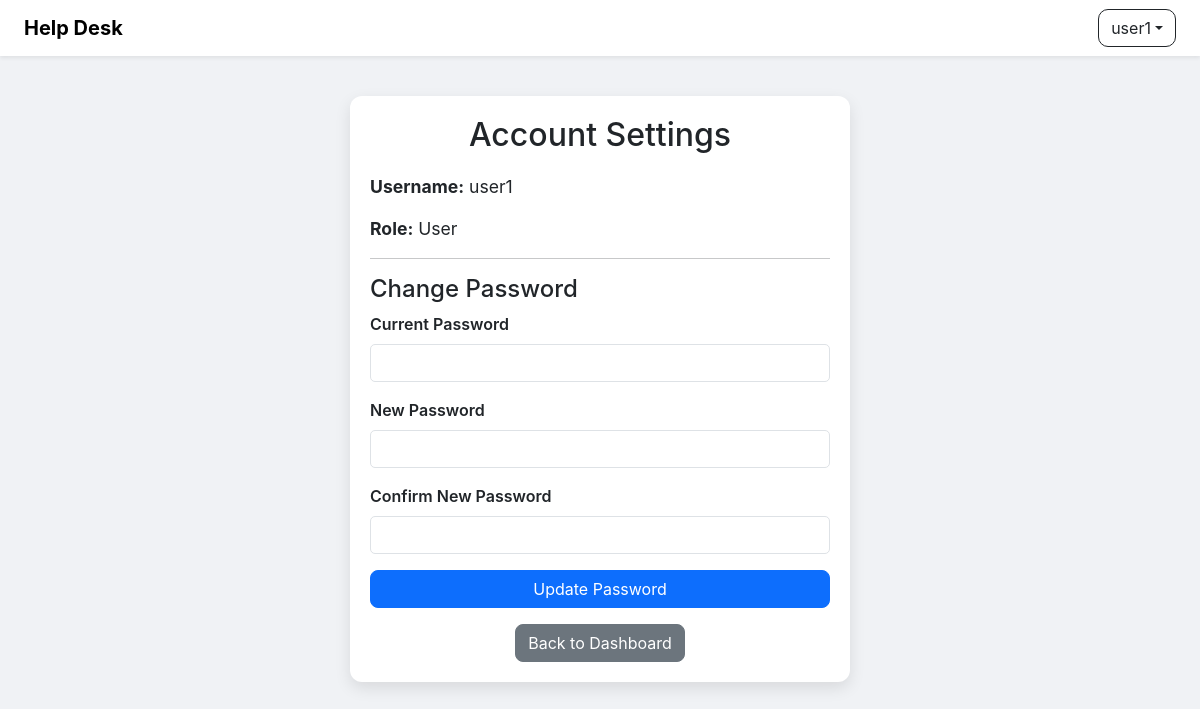
Before: /account_settings (signed in) with the older database file.
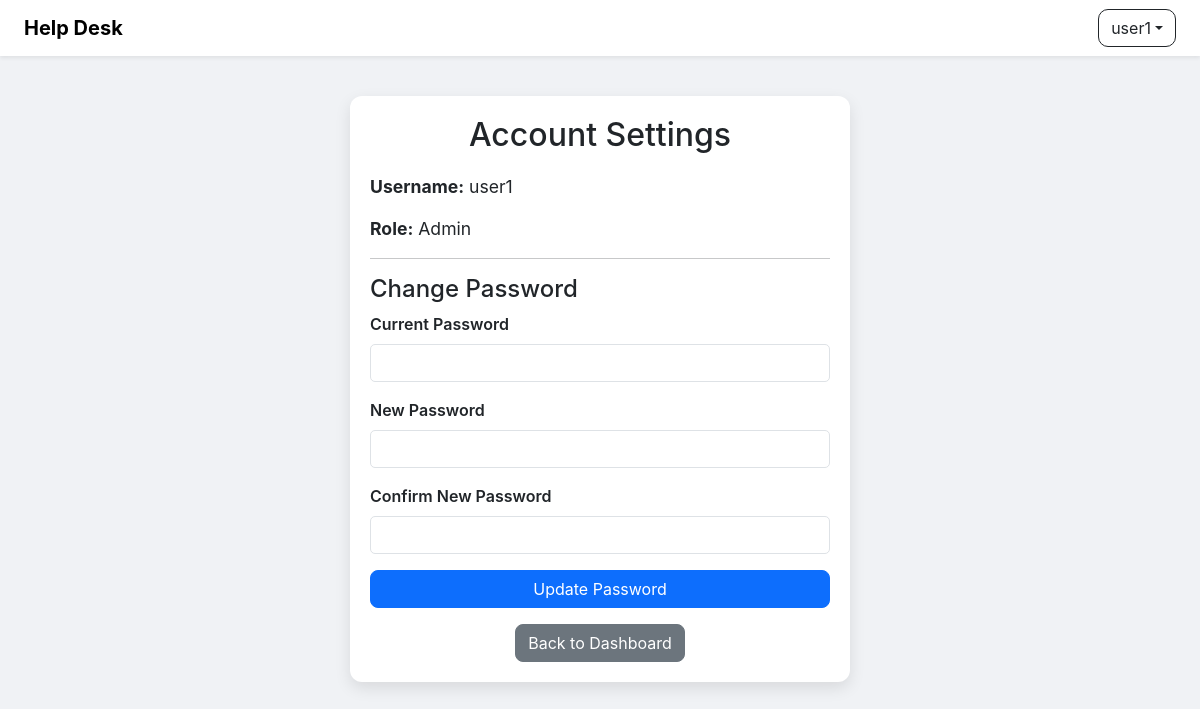
After: the same page with the newer database file.
### models.py (models this page shows, shortened)
class User(db.Model, UserMixin):
    id = db.Column(db.Integer, primary_key=True)
    username = db.Column(db.String(20), nullable=False, unique=True)
    password = db.Column(db.String(80), nullable=False)
    role = db.Column(db.String(20), default='user')
    is_deleted = db.Column(db.Boolean, default=False)
    def is_admin(self):
        return self.role == 'admin'

### app.py (the view, shortened to what this page needs)
@app.route('/account_settings', methods=['GET', 'POST'])
@login_required
def account_settings():
    form = ChangePasswordForm()
    return render_template("account_settings.html", form=form, user=current_user)

### app.py
class ChangePasswordForm(FlaskForm):
    current_password = PasswordField("Current Password", validators=[DataRequired()])
    new_password = PasswordField("New Password", validators=[DataRequired()])
    confirm_password = PasswordField("Confirm New Password", validators=[
        DataRequired(), EqualTo("new_password", message="Passwords must match")
    ])
    submit = SubmitField("Update Password")

### app.py (called while the page is built)
@login_manager.user_loader
def load_user(user_id):
    return db.session.get(User, int(user_id))

### templates/account_settings.html (shortened to what this page needs)
<!DOCTYPE html>
<html lang="en">
<head>
    <link rel="stylesheet" href="https://cdn.jsdelivr.net/npm/bootstrap@5.3.0/dist/css/bootstrap.min.css">
    <link rel="stylesheet" href="{{ url_for('static', filename='css/style.css') }}">
</head>
<body>
{% include "navbar.html" %}
    <div class="container page-card-sm">
        <h2>Account Settings</h2>
        <div class="account-info">
            <strong>Username:</strong> {{ user.username }}
        </div>
        <div class="account-info">
            <strong>Role:</strong> {{ user.role.capitalize() }}
        </div>
        <hr>
        <h4>Change Password</h4>
        <form method="POST">
            <div class="mb-3">
                <label class="form-label">Current Password</label>
                {{ form.current_password(class="form-control", required=True) }}
            </div>
            <div class="mb-3">
                <label class="form-label">New Password</label>
                {{ form.new_password(class="form-control", required=True) }}
            </div>
            <div class="mb-3">
                <label class="form-label">Confirm New Password</label>
                {{ form.confirm_password(class="form-control", required=True) }}
            </div>
            <div class="d-grid">
                <button type="submit" class="btn btn-primary">Update Password</button>
            </div>
        </form>
        <div class="text-center mt-3">
            <a href="{{ url_for('dashboard') }}" class="btn btn-secondary">Back to Dashboard</a>
        </div>
    </div>
</body>
</html>

### templates/navbar.html (shortened to what this page needs)
<nav class="navbar navbar-expand-lg navbar-light bg-white shadow-sm">
  <div class="container-fluid px-4">
    <a class="navbar-brand fw-bold" href="{{ url_for('dashboard') }}">Help Desk</a>
    <div class="d-flex align-items-center">
      {% if current_user.is_authenticated %}
      <div class="dropdown">
        <button class="btn btn-outline-dark dropdown-toggle d-flex align-items-center" type="button" id="userMenu" data-bs-toggle="dropdown" aria-expanded="false">
          {{ current_user.username }}
        </button>
      </div>
      {% endif %}
    </div>
  </div>
</nav>

Changed rows visible on the page:
changed User "user1": role "User" → "Admin"
